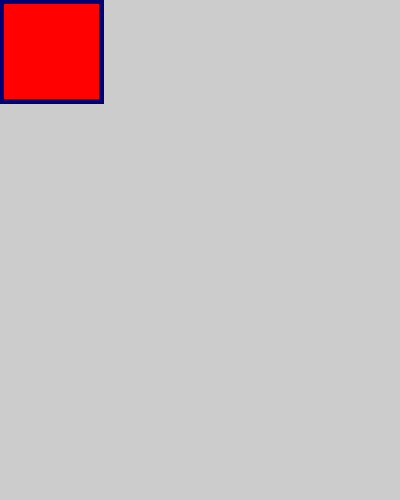
Frame 1 (no input)
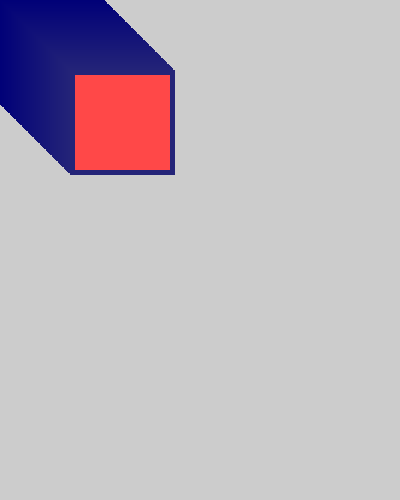
Frame 60 (the mouse pressed at the canvas centre just before this capture)
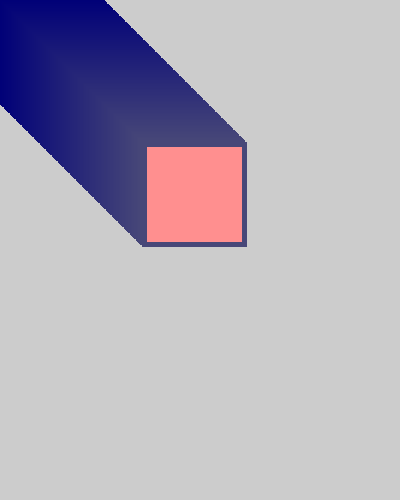
Frame 120 (the mouse held since frame 60 and released just before this capture)

The Processing sketch that drew these frames (run headless with seeded random() and noise(); from frame 60 on, the mouse is pressed at the canvas centre):

// Processing sketch: processing_43208
// ── processing_43208.pde

                float x = 0;
float y = 0;
float xspeed = 1.2;
float yspeed = 1.2;
float r = 32+.2*y;
  
void setup() {
  size (400, 500);
  frameRate(30);
}
   
void draw(){
    
  x = x + xspeed+(x*.01)-(y*.01);
  y = y + yspeed;
    
  if ((x > width) || (x < 01 )) {
    xspeed = xspeed * -1;
  }
  
xspeed = Y*xspeed;
      
    if (( y > height) || (y < 1)) {
      yspeed = yspeed *-1;
    }
      
    strokeWeight(5);
    stroke(0+y/2,0+x/2,60/(.5*y)*x);
    fill(20*r+(y+2), x*1, y*1);
    rect (x,y,100, 100);
      
    r = constrain(10, 1, 100);
      
}
     
     
 
void keyPressed() {
  save("japey.jpg");
}
                
                
